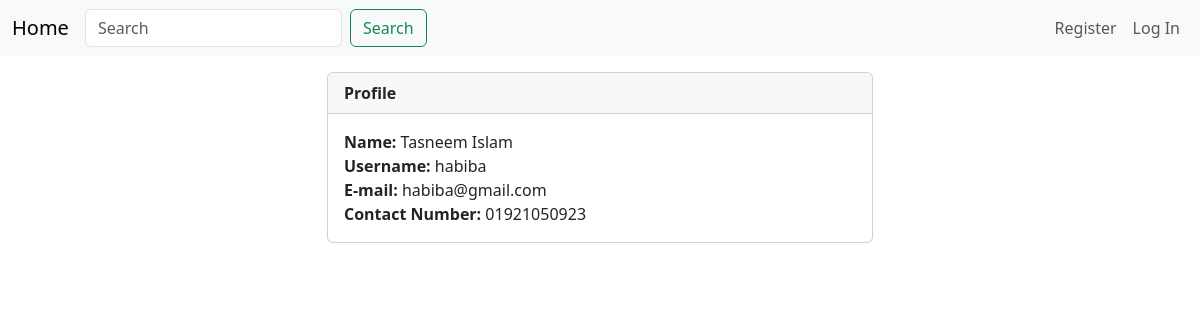
Screenshot of /users/view/3 with the database file from the repository.
### auth1/models.py (models this page shows, shortened)
class RegisterUser(AbstractBaseUser):
	username				= models.CharField(max_length=50, unique=True)
	name					= models.CharField(max_length=100)
	email					= models.EmailField(max_length=100, unique=True)
	contact_number			= models.CharField(max_length=15)
	address					= models.CharField(max_length=250, null=True, blank=True)
	date_of_birth			= models.DateField(null=True, blank=True)
	nid						= models.CharField(max_length=13, null=True, blank=True)
	blood_group				= models.CharField(max_length=8, choices=BLOOD_GROUPS, null=True, blank=True)
	date_joined				= models.DateTimeField(verbose_name='date joined', auto_now_add=True)
	last_login				= models.DateTimeField(verbose_name='last login', auto_now=True)
	is_admin				= models.BooleanField(default=False)
	is_active				= models.BooleanField(default=True)
	is_staff				= models.BooleanField(default=False)
	is_superuser			= models.BooleanField(default=False)
	USERNAME_FIELD = 'email'
	REQUIRED_FIELDS = ['username', 'password']
	objects = MyAccountManager()

### post/views.py (the view)
# urls.py: path('users/view/<int:user_id>', views.view_user, name='view_user'),
def view_user(request, user_id):
    context = {}
    profile = RegisterUser.objects.get(id=user_id)
    context['profile'] = profile
    print(user_id)
    return render(request, 'auth1/profile.html', context)

### auth1/templates/auth1/profile.html (shortened to what this page needs)
{% extends 'post/base.html' %}
{% block content %}
    <div class="container">
        <div class="row">
            <div class="col-6 offset-3 my-3">
                <div class="card">
                    <div class="card-header d-flex justify-content-between align-items-center">
                        <b>Profile</b>
                    </div>
                    <div class="card-body">
                        <b>Name: </b>{{ profile.name }}<br/>
                        <b>Username: </b>{{ profile.username }}<br/>
                        <b>E-mail: </b>{{ profile.email }}<br/>
                        <b>Contact Number: </b>{{ profile.contact_number }}<br/>
                    </div>
                </div> <br>
            </div>
        </div>
    </div>
{% endblock %}

### rows the page displays
RegisterUser: name "Tasneem Islam", username "habiba", email "habiba@gmail.com", contact_number "01921050923"
